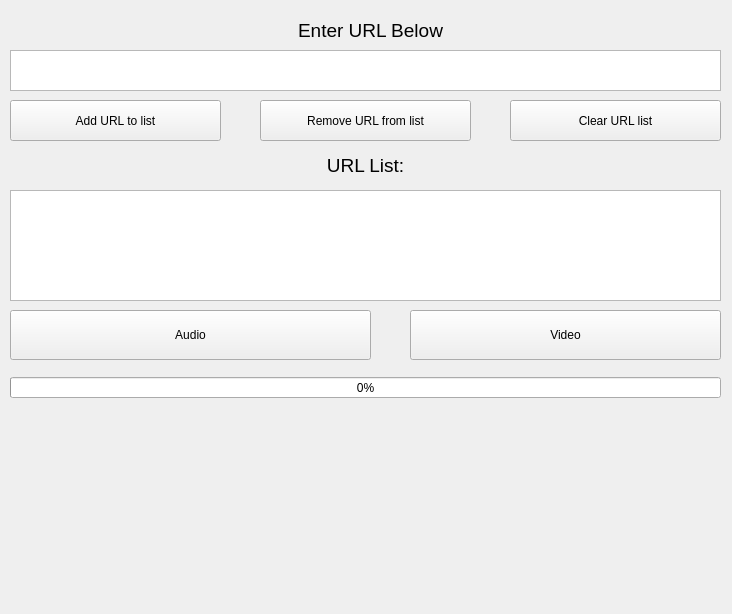
<?xml version="1.0" encoding="UTF-8"?>
<ui version="4.0">
 <class>mainWindow</class>
 <widget class="QMainWindow" name="mainWindow">
  <property name="geometry">
   <rect>
    <x>0</x>
    <y>0</y>
    <width>732</width>
    <height>614</height>
   </rect>
  </property>
  <property name="windowTitle">
   <string>Arctic's YouTube downloader</string>
  </property>
  <property name="windowIcon">
   <iconset>
    <normaloff>../../../Downloads/youtube-logo-hd-8.png</normaloff>../../../Downloads/youtube-logo-hd-8.png</iconset>
  </property>
  <widget class="QWidget" name="centralwidget">
   <widget class="QLabel" name="url_label">
    <property name="geometry">
     <rect>
      <x>20</x>
      <y>10</y>
      <width>701</width>
      <height>41</height>
     </rect>
    </property>
    <property name="font">
     <font>
      <pointsize>14</pointsize>
     </font>
    </property>
    <property name="text">
     <string>Enter URL Below</string>
    </property>
    <property name="alignment">
     <set>Qt::AlignCenter</set>
    </property>
   </widget>
   <widget class="QTextEdit" name="url_text">
    <property name="geometry">
     <rect>
      <x>10</x>
      <y>50</y>
      <width>711</width>
      <height>41</height>
     </rect>
    </property>
   </widget>
   <widget class="QPushButton" name="audio_button">
    <property name="geometry">
     <rect>
      <x>10</x>
      <y>310</y>
      <width>361</width>
      <height>50</height>
     </rect>
    </property>
    <property name="sizePolicy">
     <sizepolicy hsizetype="Minimum" vsizetype="Minimum">
      <horstretch>0</horstretch>
      <verstretch>0</verstretch>
     </sizepolicy>
    </property>
    <property name="minimumSize">
     <size>
      <width>10</width>
      <height>50</height>
     </size>
    </property>
    <property name="toolTip">
     <string>Dowloads your Youtube link in audio format</string>
    </property>
    <property name="text">
     <string>Audio</string>
    </property>
   </widget>
   <widget class="QPushButton" name="video_button">
    <property name="geometry">
     <rect>
      <x>410</x>
      <y>310</y>
      <width>311</width>
      <height>50</height>
     </rect>
    </property>
    <property name="sizePolicy">
     <sizepolicy hsizetype="Minimum" vsizetype="Minimum">
      <horstretch>0</horstretch>
      <verstretch>0</verstretch>
     </sizepolicy>
    </property>
    <property name="minimumSize">
     <size>
      <width>10</width>
      <height>50</height>
     </size>
    </property>
    <property name="toolTip">
     <string>Dowloads your Youtube link in video format</string>
    </property>
    <property name="text">
     <string>Video</string>
    </property>
   </widget>
   <widget class="QProgressBar" name="progressBar">
    <property name="geometry">
     <rect>
      <x>10</x>
      <y>377</y>
      <width>711</width>
      <height>21</height>
     </rect>
    </property>
    <property name="value">
     <number>0</number>
    </property>
   </widget>
   <widget class="QLabel" name="status_label">
    <property name="geometry">
     <rect>
      <x>10</x>
      <y>410</y>
      <width>711</width>
      <height>191</height>
     </rect>
    </property>
    <property name="font">
     <font>
      <pointsize>15</pointsize>
     </font>
    </property>
    <property name="text">
     <string/>
    </property>
    <property name="alignment">
     <set>Qt::AlignCenter</set>
    </property>
    <property name="wordWrap">
     <bool>true</bool>
    </property>
   </widget>
   <widget class="QListWidget" name="url_list">
    <property name="geometry">
     <rect>
      <x>10</x>
      <y>190</y>
      <width>711</width>
      <height>111</height>
     </rect>
    </property>
   </widget>
   <widget class="QPushButton" name="add_button">
    <property name="geometry">
     <rect>
      <x>10</x>
      <y>100</y>
      <width>211</width>
      <height>41</height>
     </rect>
    </property>
    <property name="text">
     <string>Add URL to list</string>
    </property>
   </widget>
   <widget class="QPushButton" name="remove_button">
    <property name="geometry">
     <rect>
      <x>260</x>
      <y>100</y>
      <width>211</width>
      <height>41</height>
     </rect>
    </property>
    <property name="text">
     <string>Remove URL from list</string>
    </property>
   </widget>
   <widget class="QPushButton" name="clear_button">
    <property name="geometry">
     <rect>
      <x>510</x>
      <y>100</y>
      <width>211</width>
      <height>41</height>
     </rect>
    </property>
    <property name="text">
     <string>Clear URL list</string>
    </property>
   </widget>
   <widget class="QLabel" name="url_label_2">
    <property name="geometry">
     <rect>
      <x>10</x>
      <y>150</y>
      <width>711</width>
      <height>31</height>
     </rect>
    </property>
    <property name="font">
     <font>
      <pointsize>14</pointsize>
     </font>
    </property>
    <property name="text">
     <string>URL List:</string>
    </property>
    <property name="alignment">
     <set>Qt::AlignCenter</set>
    </property>
   </widget>
  </widget>
 </widget>
 <resources/>
 <connections/>
</ui>
